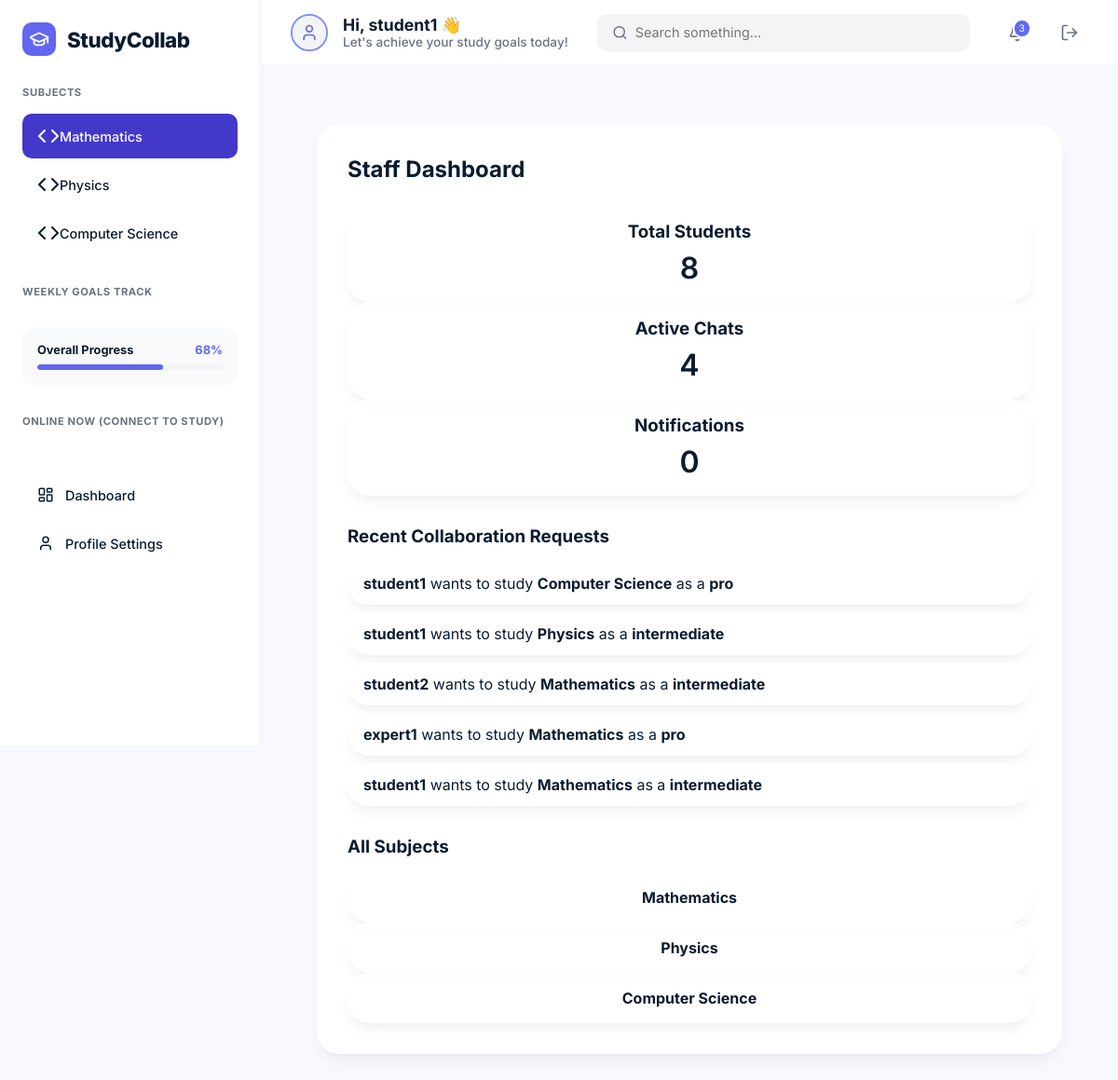
Screenshot of /staff_dashboard/ (signed in) with the database file from the repository.
### main/models.py (models this page shows, shortened)
class Subject(models.Model):
    name = models.CharField(max_length=100)
    description = models.TextField(blank=True, null=True)
    icon = models.CharField(max_length=50, default="code") # FontAwesome or Lucide icon name

class UserLevel(models.Model):
    LEVEL_CHOICES = (
        ('beginner', 'Beginner'),
        ('intermediate', 'Intermediate'),
        ('pro', 'Pro'),
    )
    user = models.ForeignKey(User, on_delete=models.CASCADE)
    subject = models.ForeignKey(Subject, on_delete=models.CASCADE)
    level = models.CharField(max_length=20, choices=LEVEL_CHOICES)
    class Meta:
        unique_together = ('user', 'subject')

### main/views.py (the view)
# urls.py: path('staff_dashboard/', views.staff_dashboard, name='staff_dashboard'),
@login_required
def staff_dashboard(request):
    total_students = Profile.objects.filter(role='student').count()
    subjects = Subject.objects.all()
    active_chats = Connection.objects.count()
    notifications = 0  # placeholder
    recent_requests = UserLevel.objects.select_related('user', 'subject').order_by('-id')[:5]
    context = {
        'total_students': total_students,
        'subjects': subjects,
        'active_chats': active_chats,
        'notifications': notifications,
        'recent_requests': recent_requests,
    }
    return render(request, 'staff_dashboard.html', context)

### main/context_processors.py (called while the page is built)
def subjects_processor(request):
    return {
        'subjects': Subject.objects.all()
    }

### templates/staff_dashboard.html
{% extends 'base.html' %}
{% block content %}
<div class="glass-card" style="max-width: 800px; margin: 2rem auto; padding: 2rem;">
    <h2 style="margin-bottom: 1.5rem;">Staff Dashboard</h2>
    <div class="grid" style="grid-template-columns: repeat(auto-fit, minmax(200px, 1fr)); gap: 1rem; margin-bottom: 2rem;">
        <div class="glass-card" style="padding: 1rem; text-align: center;">
            <h3>Total Students</h3>
            <p style="font-size: 2rem; font-weight: 600; margin-top: 0.5rem;">{{ total_students }}</p>
        </div>
        <div class="glass-card" style="padding: 1rem; text-align: center;">
            <h3>Active Chats</h3>
            <p style="font-size: 2rem; font-weight: 600; margin-top: 0.5rem;">{{ active_chats }}</p>
        </div>
        <div class="glass-card" style="padding: 1rem; text-align: center;">
            <h3>Notifications</h3>
            <p style="font-size: 2rem; font-weight: 600; margin-top: 0.5rem;">{{ notifications }}</p>
        </div>
    </div>
    <h3 style="margin-bottom: 1rem;">Recent Collaboration Requests</h3>
    <ul style="list-style: none; padding: 0;">
        {% for req in recent_requests %}
        <li class="glass-card" style="margin-bottom: 0.5rem; padding: 0.75rem 1rem;">
            <strong>{{ req.user.username }}</strong> wants to study <strong>{{ req.subject.name }}</strong> as a <strong>{{ req.level }}</strong>
        </li>
        {% empty %}
        <li>No recent requests.</li>
        {% endfor %}
    </ul>
    <h3 style="margin-top: 2rem; margin-bottom: 1rem;">All Subjects</h3>
    <div class="grid">
        {% for subject in subjects %}
        <div class="glass-card" style="padding: 1rem; text-align: center;">
            <h4>{{ subject.name }}</h4>
        </div>
        {% endfor %}
    </div>
</div>
{% endblock %}

### templates/base.html (shortened to what this page needs)
{% load static %}
<!DOCTYPE html>
<html lang="en">
<head>
    <link rel="stylesheet" href="{% static 'css/style.css' %}">
</head>
<body>
    {% if user.is_authenticated %}
    <aside class="sidebar">
        <a href="{% url 'dashboard' %}" style="text-decoration: none; display: flex; align-items: center; gap: 0.75rem; margin-bottom: 1rem;">
            <div style="width: 36px; height: 36px; background: var(--primary); border-radius: 10px; display: flex; align-items: center; justify-content: center; color: white;">
                <i data-lucide="graduation-cap" style="width: 22px;"></i>
            </div>
            <span style="font-weight: 800; font-size: 1.4rem; color: var(--text-main); letter-spacing: -0.02em;">StudyCollab</span>
        </a>
        <div class="sidebar-title">Subjects</div>
        <nav>
            {% for subject in subjects %}
            <a href="{% url 'subject_detail' subject.id %}" class="sidebar-item {% if active_subject.id == subject.id or not active_subject and forloop.first %}active{% endif %}">
                <i data-lucide="{{ subject.icon|default:'code' }}"></i>
                {{ subject.name }}
            </a>
            {% endfor %}
        </nav>
        <div class="sidebar-title">Weekly Goals Track</div>
        <div class="sidebar-card">
            <div style="display: flex; justify-content: space-between; font-size: 0.8rem; font-weight: 700; margin-bottom: 0.5rem;">
                <span>Overall Progress</span>
                <span style="color: var(--primary);">68%</span>
            </div>
            <div class="progress-container" style="height: 6px;">
                <div class="progress-bar" style="width: 68%; background: var(--primary);"></div>
            </div>
        </div>
        <div class="sidebar-title">Online Now (Connect to study)</div>
        <div style="margin-top: 2rem;">
            <a href="{% url 'dashboard' %}" class="sidebar-item">
                <i data-lucide="layout-dashboard" style="width: 18px; margin-right: 12px;"></i>
                Dashboard
            </a>
            <a href="{% url 'profile_settings' %}" class="sidebar-item">
                <i data-lucide="user" style="width: 18px; margin-right: 12px;"></i>
                Profile Settings
            </a>
        </div>
    </aside>
    <div class="main-wrapper">
        <header class="top-bar">
            <div class="top-left">
                <div style="display: flex; align-items: center; gap: 1rem;">
                    <div class="profile-trigger">
                        {% if user.profile and user.profile.profile_picture %}
                            <img src="{{ user.profile.profile_picture.url }}" alt="Profile" class="profile-img">
                        {% else %}
                            <div style="width: 100%; height: 100%; background: #f3f4f6; display: flex; align-items: center; justify-content: center;">
                                <i data-lucide="user" style="width: 20px; color: var(--primary);"></i>
                            </div>
                        {% endif %}
                    </div>
                    <div>
                        <div style="font-weight: 700; font-size: 1.1rem; color: var(--text-main);">
                            Hi, {{ user.first_name|default:user.username }} 👋
                        </div>
                        <div style="font-size: 0.85rem; color: var(--text-muted); font-weight: 500;">Let's achieve your study goals today!</div>
                    </div>
                </div>
            </div>
            <div class="search-bar">
                <i data-lucide="search" style="width: 18px; color: var(--text-muted);"></i>
                <input type="text" placeholder="Search something...">
            </div>
            <div class="top-right">
                <div class="icon-btn">
                    <span class="badge">3</span>
                </div>
                <a href="{% url 'logout' %}" class="icon-btn" title="Logout">
                    <i data-lucide="log-out" style="width: 20px;"></i>
                </a>
            </div>
        </header>
        <main class="content-body">
            {% block content %}{% endblock %}
        </main>
    </div>
    {% else %}
    <div style="width: 100%; min-height: 100vh; background: linear-gradient(135deg, #f8fafc 0%, #e2e8f0 100%); display: flex; align-items: center; justify-content: center;">
        {% block auth_content %}{% endblock %}
    </div>
    {% endif %}
</body>
</html>

### static/css/style.css (style rules this page uses)
:root { --primary: #6366f1; --primary-dark: #4338ca; --primary-light: #818cf8; --secondary: #ec4899; --bg-main: #f8f9ff; --bg-sidebar: #ffffff; --card-bg: #ffffff; --text-main: #0b1c30; --text-muted: #6b7280; --border-color: #f1f5f9; --shadow: 0 1px 3px 0 rgb(0 0 0 / 0.05), 0 1px 2px -1px rgb(0 0 0 / 0.05); --shadow-md: 0 4px 6px -1px rgb(0 0 0 / 0.05), 0 2px 4px -2px rgb(0 0 0 / 0.05); --shadow-lg: 0 10px 15px -3px rgb(0 0 0 / 0.05), 0 4px 6px -4px rgb(0 0 0 / 0.05); --green: #10b981; --blue: #3b82f6; --orange: #f59e0b; --purple: #8b5cf6; }
* { margin: 0; padding: 0; box-sizing: border-box; font-family: 'Inter', system-ui, -apple-system, sans-serif; }
body { background: var(--bg-main); color: var(--text-main); min-height: 100vh; display: flex; }
.sidebar { width: 280px; background: var(--bg-sidebar); border-right: 1px solid var(--border-color); padding: 1.5rem; height: 100vh; position: fixed; left: 0; top: 0; overflow-y: auto; z-index: 100; }
.sidebar-title { font-size: 0.7rem; font-weight: 700; color: var(--text-muted); text-transform: uppercase; letter-spacing: 0.05em; margin-bottom: 1rem; margin-top: 2rem; }
.sidebar-item { display: flex; align-items: center; padding: 0.75rem 1rem; border-radius: 10px; color: var(--text-main); text-decoration: none; margin-bottom: 0.25rem; transition: all 0.2s ease; font-size: 0.9rem; font-weight: 500; }
.sidebar-item.active { background: #4338ca; color: white; }
.sidebar-card { background: #f9fafb; border-radius: 12px; padding: 1rem; margin-top: 2rem; }
.main-wrapper { flex: 1; margin-left: 280px; display: flex; flex-direction: column; }
.top-bar { height: 70px; background: var(--bg-sidebar); border-bottom: 1px solid var(--border-color); display: flex; align-items: center; justify-content: space-between; padding: 0 2rem; position: sticky; top: 0; z-index: 90; }
.search-bar { display: flex; align-items: center; background: #f3f4f6; padding: 0.5rem 1rem; border-radius: 10px; width: 400px; }
.search-bar input { background: transparent; border: none; outline: none; margin-left: 0.5rem; width: 100%; font-size: 0.9rem; }
.top-right { display: flex; align-items: center; gap: 1rem; }
.icon-btn { width: 40px; height: 40px; border-radius: 50%; display: flex; align-items: center; justify-content: center; color: var(--text-muted); cursor: pointer; position: relative; transition: background 0.2s; }
.badge { position: absolute; top: 5px; right: 5px; background: var(--primary); color: white; font-size: 0.65rem; padding: 2px 5px; border-radius: 10px; border: 2px solid white; }
.profile-trigger { width: 40px; height: 40px; border-radius: 50%; overflow: hidden; border: 2px solid var(--primary-light); }
.content-body { padding: 2rem; max-width: 1400px; width: 100%; margin: 0 auto; }
.progress-container { height: 8px; background: #f3f4f6; border-radius: 10px; overflow: hidden; margin-top: 0.5rem; }
.progress-bar { height: 100%; border-radius: 10px; }
.glass-card { background: rgba(255, 255, 255, 0.9); backdrop-filter: blur(10px); border-radius: 24px; padding: 2.5rem; border: 1px solid rgba(255, 255, 255, 0.5); box-shadow: var(--shadow-lg); }

### rows the page displays
Subject: name "Mathematics"
Subject: name "Physics"
Subject: name "Computer Science"
UserLevel: user.username "student1", subject.name "Computer Science", level "pro"
UserLevel: user.username "student1", subject.name "Physics", level "intermediate"
UserLevel: user.username "student2", subject.name "Mathematics", level "intermediate"
UserLevel: user.username "expert1", subject.name "Mathematics", level "pro"
UserLevel: user.username "student1", subject.name "Mathematics", level "intermediate"

### other values shown
{{ user.first_name|default:user.username }} "student1"
{{ total_students }} "8"
{{ active_chats }} "4"
{{ notifications }} "0"
